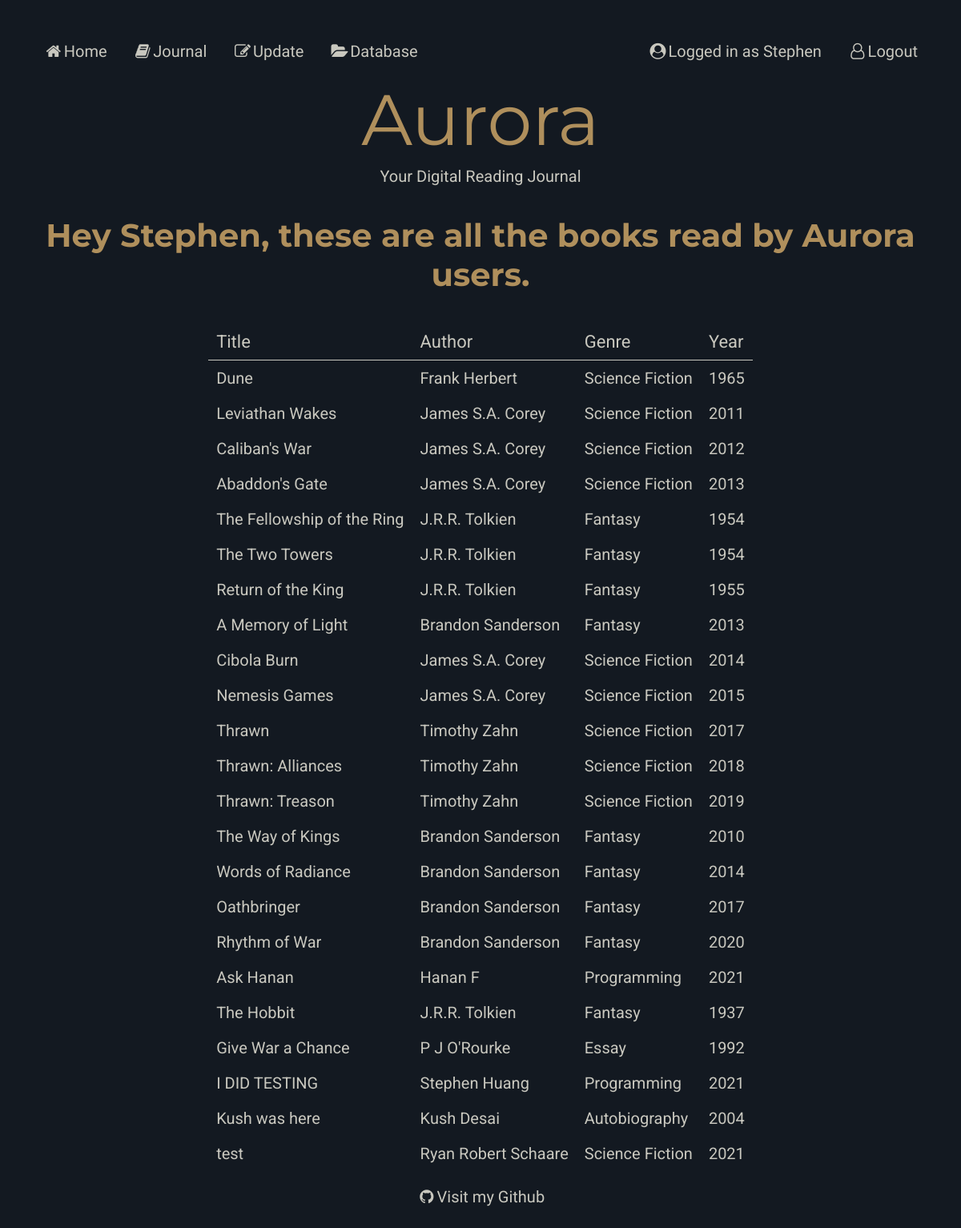
The app's page /books (signed in) with its own data.
### models.py (models this page shows)
class Users (db.Model):
    __tablename__ = "Users"
    userid = db.Column(db.Integer, primary_key=True)
    username = db.Column(db.String(80))
    password = db.Column(db.String(80))
    books = db.relationship("Books", secondary=BooksUsers, back_populates="users")

class Books (db.Model):
    __tablename__ = "Books"
    bookid = db.Column(db.Integer, primary_key=True)
    title = db.Column(db.String(80))
    synopsis = db.Column(db.String(80))
    year = db.Column(db.String(80))
    authors = db.relationship("Authors", secondary=BooksAuthors, back_populates="books" )
    users = db.relationship("Users", secondary=BooksUsers, back_populates="books")
    genres = db.relationship("Genres", secondary=BooksGenres, back_populates="books")

### main.py (the view)
@app.route('/books')
def books():
    book = models.Books.query.all()  #  All books
    return render_template("allbooks.html", book=book, page_title="Books")

### main.py (called while the page is built)
@app.context_processor
def add_current_user():
    if session.get('user'): #  if a user is logged in
        return dict(current_user=models.Users.query.get(session['user'])) #  current user is equal to userinfo of user session
    return dict(current_user=None) #  otherwise current user is none

### templates/allbooks.html
{% extends "layout.html" %}
{% block content %}
{% if current_user %}
<h1>Hey {{current_user.username}}, these are all the books read by Aurora users.</h1>
{% else %}
<h1>These are all the books that've been read by Aurora users.</h1>
{% endif %}
<table id="books">
        <tr>
            <th colspan = 1>Title</th>
            <th colspan = 1>Author</th>
            <th colspan = 1>Genre</th>
            <th colspan = 1>Year</th>
        </tr>
    {% for book in book %}
        <tr>
            <td> <a href="/book/{{ book.title }}"> {{ book.title }} </a></td>
            <td> <a href="/author/{{ book.authors|map(attribute='name')|join(', ') }}">{{ book.authors|map(attribute="name")|join(", ") }}</a></td>
            <td> <a href="/genre/{{ book.genres|map(attribute='name')|join(', ') }}"> {{ book.genres|map(attribute="name")|join(", ") }}</a></td>
            <td>{{ book.year }}</td>
        </tr>
    {% endfor %}
</table>
{% endblock %}

### templates/nav.html
<nav>
    <ul>
        <li><a href="/"><i class="fa fa-fw fa-home"></i>Home</a></li>
        {% if current_user %}
        <li><a href="/journal"><i class="fa fa-fw fa-book"></i>Journal</a></li>
        <li><a href="/update"><i class="fa fa-fw fa-edit"></i>Update</a></li>
        {% else %}
        <li><a href="/"><i class="fa fa-fw fa-lock"></i>Journal</a></li>
        <li><a href="/"><i class="fa fa-fw fa-lock"></i>Update</a></li>
        {% endif %}
        <li><a href="/books"><i class="fa fa-fw fa-folder-open"></i>Database</a></li>
        {% if current_user %}
        <li><a href="/logout"><i class="fa fa-fw fa-user-o"></i>Logout</a></li>
        <li><a><i class="fa fa-fw fa-user-circle"></i>Logged in as {{current_user.username}}</a></li>
        {% else %}
        <li><a href="/login"><i class="fa fa-fw fa-user"></i>Login</a></li>
        <li><a href="/signup"><i class="fa fa-fw fa-user-plus"></i>Register</a></li>
        {% endif %}
    </ul>
</nav>

### static/styles.css (style rules this page uses)
:root { --bg-color: #131921; --main-color: #af8f5c; --sub-color: #3a506c; --text-color: #c9c8bf; --button-color-green: #2E8B57; --button-color-red: #B22222; --font-aurora: "Montserrat"; --font-header: "Montserrat"; --font-body: "Roboto"; --font-nav: "Julius Sans One"; }
html { height: 100%; }
body { font-family: var(--font-body); color: var(--text-color) ; font-size: 20px; background-color: var(--bg-color); padding: 30px; text-align: center; min-height: 100%; }
h1 { font-family: var(--font-header); color: var(--main-color) ; padding: 10px; }
ul { list-style-type: none; margin: 0; padding: 0; overflow: hidden; font-family: var(--font-nav); }
li { float: left; }
li a { display: block; color: var(--text-color); text-align: center; padding: 14px 16px; text-decoration: none; }
li:nth-child(5) { float: right; }
li:last-child { float: right; }
table { border-collapse: collapse; margin: auto; text-align: left; }
th, td { text-align: left; padding: 10px; }
tr { text-align: left; }
th { font-family: var(--font-body);; font-weight: normal; font-size: 110%; color: var(--text-color); border-bottom: thin solid var(--text-color); }
a:link { color: var(--text-color); background-color: transparent; text-decoration: none; cursor: pointer; }

### records on screen
Users: username "Stephen"
Books: title "Dune", authors|map "Frank Herbert", genres|map "Science Fiction", year "1965"
Books: title "Leviathan Wakes", authors|map "James S.A. Corey", genres|map "Science Fiction", year "2011"
Books: title "Caliban's War", authors|map "James S.A. Corey", genres|map "Science Fiction", year "2012"
Books: title "Abaddon's Gate", authors|map "James S.A. Corey", genres|map "Science Fiction", year "2013"
Books: title "The Fellowship of the Ring", authors|map "J.R.R. Tolkien", genres|map "Fantasy", year "1954"
Books: title "The Two Towers", authors|map "J.R.R. Tolkien", genres|map "Fantasy", year "1954"
Books: title "Return of the King", authors|map "J.R.R. Tolkien", genres|map "Fantasy", year "1955"
Books: title "A Memory of Light", authors|map "Brandon Sanderson", genres|map "Fantasy", year "2013"
Books: title "Cibola Burn", authors|map "James S.A. Corey", genres|map "Science Fiction", year "2014"
Books: title "Nemesis Games", authors|map "James S.A. Corey", genres|map "Science Fiction", year "2015"
Books: title "Thrawn", authors|map "Timothy Zahn", genres|map "Science Fiction", year "2017"
Books: title "Thrawn: Alliances", authors|map "Timothy Zahn", genres|map "Science Fiction", year "2018"
Books: title "Thrawn: Treason", authors|map "Timothy Zahn", genres|map "Science Fiction", year "2019"
Books: title "The Way of Kings", authors|map "Brandon Sanderson", genres|map "Fantasy", year "2010"
Books: title "Words of Radiance", authors|map "Brandon Sanderson", genres|map "Fantasy", year "2014"
Books: title "Oathbringer", authors|map "Brandon Sanderson", genres|map "Fantasy", year "2017"
Books: title "Rhythm of War", authors|map "Brandon Sanderson", genres|map "Fantasy", year "2020"
Books: title "Ask Hanan", authors|map "Hanan F", genres|map "Programming", year "2021"
Books: title "The Hobbit", authors|map "J.R.R. Tolkien", genres|map "Fantasy", year "1937"
Books: title "Give War a Chance", authors|map "P J O'Rourke", genres|map "Essay", year "1992"
Books: title "I DID TESTING", authors|map "Stephen Huang", genres|map "Programming", year "2021"
Books: title "Kush was here", authors|map "Kush Desai", genres|map "Autobiography", year "2004"
Books: title "test", authors|map "Ryan Robert Schaare", genres|map "Science Fiction", year "2021"
